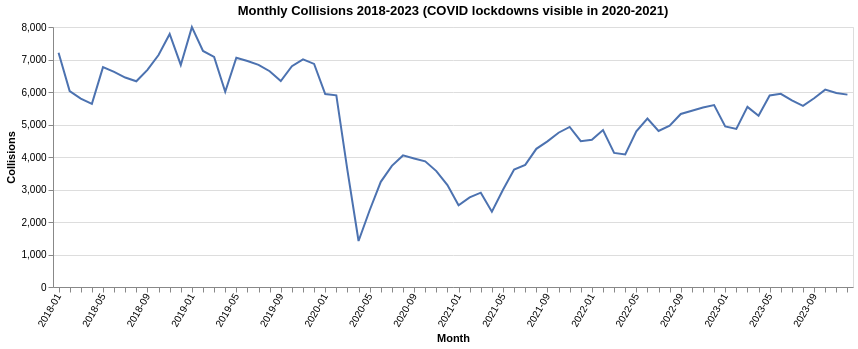

The notebook cell saved with this chart:
### Markdown cell above
## 8. COVID Impact — 2020–2021 Drop

### Code cell
covid_ts = by_month_ts.filter(pl.col("year_month").str.slice(0, 4).cast(pl.Int32).is_between(2018, 2023))
covid_order = covid_ts["year_month"].to_list()

alt.Chart(covid_ts).mark_line(color="#4C72B0").encode(
    x=alt.X(
        "year_month:N",
        sort=covid_order,
        title="Month",
        axis=alt.Axis(labelAngle=-60, labelOverlap=True),
    ),
    y=alt.Y("total_collisions:Q", title="Collisions"),
    tooltip=["year_month", "total_collisions"],
).properties(
    title="Monthly Collisions 2018-2023 (COVID lockdowns visible in 2020-2021)",
    width=800,
    height=260,
)

### Figure 1 — Vega-Lite specification as saved in the notebook (floating-point values rounded to 4 significant figures)
{"config": {"view": {"continuousWidth": 300, "continuousHeight": 300}}, "data": {"name": "data-2a34239f1a4561846fe3ab356d2ddb2a"}, "mark": {"type": "line", "color": "#4C72B0"}, "encoding": {"tooltip": [{"field": "year_month", "type": "nominal"}, {"field": "total_collisions", "type": "quantitative"}], "x": {"axis": {"labelAngle": -60, "labelOverlap": true}, "field": "year_month", "sort": ["2018-01", "2018-02", "2018-03", "2018-04", "2018-05", "2018-06", "2018-07", "2018-08", "2018-09", "2018-10", "2018-11", "2018-12", "2019-01", "2019-02", "2019-03", "2019-04", "2019-05", "2019-06", "2019-07", "2019-08", "2019-09", "2019-10", "2019-11", "2019-12", "2020-01", "2020-02", "2020-03", "2020-04", "2020-05", "2020-06", "2020-07", "2020-08", "2020-09", "2020-10", "2020-11", "2020-12", "2021-01", "2021-02", "2021-03", "2021-04", "2021-05", "2021-06", "2021-07", "2021-08", "2021-09", "2021-10", "2021-11", "2021-12", "2022-01", "2022-02", "2022-03", "2022-04", "2022-05", "2022-06", "2022-07", "2022-08", "2022-09", "2022-10", "2022-11", "2022-12", "2023-01", "2023-02", "2023-03", "2023-04", "2023-05", "2023-06", "2023-07", "2023-08", "2023-09", "2023-10", "2023-11", "2023-12"], "title": "Month", "type": "nominal"}, "y": {"field": "total_collisions", "title": "Collisions", "type": "quantitative"}}, "height": 260, "title": "Monthly Collisions 2018-2023 (COVID lockdowns visible in 2020-2021)", "width": 800, "$schema": "https://vega.github.io/schema/vega-lite/v6.4.1.json", "datasets": {"data-2a34239f1a4561846fe3ab356d2ddb2a": [{"year_month": "2018-01", "total_collisions": 7207, "fatalities": 9, "injury_collisions": 1037, "ftr_collisions": 1126, "pd_collisions": 5186, "pedestrian_involved": 216, "cyclist_involved": 27}, {"year_month": "2018-02", "total_collisions": 6030, "fatalities": 5, "injury_collisions": 788, "ftr_collisions": 1161, "pd_collisions": 4214, "pedestrian_involved": 159, "cyclist_involved": 18}, {"year_month": "2018-03", "total_collisions": 5797, "fatalities": 5, "injury_collisions": 779, "ftr_collisions": 1065, "pd_collisions": 4081, "pedestrian_involved": 158, "cyclist_involved": 36}, {"year_month": "2018-04", "total_collisions": 5637, "fatalities": 3, "injury_collisions": 737, "ftr_collisions": 970, "pd_collisions": 4054, "pedestrian_involved": 119, "cyclist_involved": 35}, {"year_month": "2018-05", "total_collisions": 6766, "fatalities": 7, "injury_collisions": 853, "ftr_collisions": 1174, "pd_collisions": 4879, "pedestrian_involved": 129, "cyclist_involved": 113}, {"year_month": "2018-06", "total_collisions": 6620, "fatalities": 5, "injury_collisions": 924, "ftr_collisions": 1136, "pd_collisions": 4710, "pedestrian_involved": 135, "cyclist_involved": 104}, {"year_month": "2018-07", "total_collisions": 6445, "fatalities": 4, "injury_collisions": 875, "ftr_collisions": 1122, "pd_collisions": 4595, "pedestrian_involved": 123, "cyclist_involved": 109}, {"year_month": "2018-08", "total_collisions": 6330, "fatalities": 4, "injury_collisions": 882, "ftr_collisions": 1132, "pd_collisions": 4459, "pedestrian_involved": 102, "cyclist_involved": 108}, {"year_month": "2018-09", "total_collisions": 6681, "fatalities": 8, "injury_collisions": 895, "ftr_collisions": 1168, "pd_collisions": 4745, "pedestrian_involved": 134, "cyclist_involved": 115}, {"year_month": "2018-10", "total_collisions": 7139, "fatalities": 5, "injury_collisions": 955, "ftr_collisions": 1216, "pd_collisions": 5138, "pedestrian_involved": 183, "cyclist_involved": 68}, {"year_month": "2018-11", "total_collisions": 7786, "fatalities": 6, "injury_collisions": 999, "ftr_collisions": 1150, "pd_collisions": 5788, "pedestrian_involved": 234, "cyclist_involved": 39}, {"year_month": "2018-12", "total_collisions": 6833, "fatalities": 5, "injury_collisions": 788, "ftr_collisions": 1184, "pd_collisions": 5000, "pedestrian_involved": 191, "cyclist_involved": 31}, {"year_month": "2019-01", "total_collisions": 7997, "fatalities": 9, "injury_collisions": 822, "ftr_collisions": 1173, "pd_collisions": 6141, "pedestrian_involved": 150, "cyclist_involved": 11}, {"year_month": "2019-02", "total_collisions": 7264, "fatalities": 3, "injury_collisions": 706, "ftr_collisions": 1022, "pd_collisions": 5660, "pedestrian_involved": 118, "cyclist_involved": 12}, {"year_month": "2019-03", "total_collisions": 7081, "fatalities": 3, "injury_collisions": 744, "ftr_collisions": 1079, "pd_collisions": 5449, "pedestrian_involved": 156, "cyclist_involved": 24}, {"year_month": "2019-04", "total_collisions": 6006, "fatalities": 2, "injury_collisions": 743, "ftr_collisions": 1006, "pd_collisions": 4706, "pedestrian_involved": 120, "cyclist_involved": 42}, {"year_month": "2019-05", "total_collisions": 7056, "fatalities": 2, "injury_collisions": 814, "ftr_collisions": 1277, "pd_collisions": 5601, "pedestrian_involved": 135, "cyclist_involved": 72}, {"year_month": "2019-06", "total_collisions": 6954, "fatalities": 6, "injury_collisions": 851, "ftr_collisions": 1100, "pd_collisions": 5382, "pedestrian_involved": 139, "cyclist_involved": 104}, {"year_month": "2019-07", "total_collisions": 6837, "fatalities": 4, "injury_collisions": 813, "ftr_collisions": 1102, "pd_collisions": 5305, "pedestrian_involved": 128, "cyclist_involved": 114}, {"year_month": "2019-08", "total_collisions": 6639, "fatalities": 9, "injury_collisions": 760, "ftr_collisions": 1091, "pd_collisions": 5084, "pedestrian_involved": 109, "cyclist_involved": 106}, {"year_month": "2019-09", "total_collisions": 6337, "fatalities": 9, "injury_collisions": 767, "ftr_collisions": 938, "pd_collisions": 4823, "pedestrian_involved": 118, "cyclist_involved": 106}, {"year_month": "2019-10", "total_collisions": 6793, "fatalities": 4, "injury_collisions": 845, "ftr_collisions": 1010, "pd_collisions": 5055, "pedestrian_involved": 193, "cyclist_involved": 93}, {"year_month": "2019-11", "total_collisions": 7003, "fatalities": 7, "injury_collisions": 691, "ftr_collisions": 1155, "pd_collisions": 5504, "pedestrian_involved": 181, "cyclist_involved": 57}, {"year_month": "2019-12", "total_collisions": 6865, "fatalities": 6, "injury_collisions": 672, "ftr_collisions": 1165, "pd_collisions": 5338, "pedestrian_involved": 187, "cyclist_involved": 27}, {"year_month": "2020-01", "total_collisions": 5937, "fatalities": 4, "injury_collisions": 636, "ftr_collisions": 1024, "pd_collisions": 4486, "pedestrian_involved": 177, "cyclist_involved": 28}, {"year_month": "2020-02", "total_collisions": 5896, "fatalities": 1, "injury_collisions": 544, "ftr_collisions": 961, "pd_collisions": 4543, "pedestrian_involved": 120, "cyclist_involved": 24}, {"year_month": "2020-03", "total_collisions": 3590, "fatalities": 1, "injury_collisions": 388, "ftr_collisions": 541, "pd_collisions": 2763, "pedestrian_involved": 91, "cyclist_involved": 30}, {"year_month": "2020-04", "total_collisions": 1415, "fatalities": 1, "injury_collisions": 152, "ftr_collisions": 256, "pd_collisions": 1049, "pedestrian_involved": 32, "cyclist_involved": 20}, {"year_month": "2020-05", "total_collisions": 2362, "fatalities": 4, "injury_collisions": 298, "ftr_collisions": 382, "pd_collisions": 1786, "pedestrian_involved": 60, "cyclist_involved": 53}, {"year_month": "2020-06", "total_collisions": 3236, "fatalities": 3, "injury_collisions": 403, "ftr_collisions": 359, "pd_collisions": 2621, "pedestrian_involved": 72, "cyclist_involved": 114}, {"year_month": "2020-07", "total_collisions": 3728, "fatalities": 3, "injury_collisions": 468, "ftr_collisions": 467, "pd_collisions": 2957, "pedestrian_involved": 83, "cyclist_involved": 130}, {"year_month": "2020-08", "total_collisions": 4049, "fatalities": 3, "injury_collisions": 509, "ftr_collisions": 393, "pd_collisions": 3274, "pedestrian_involved": 89, "cyclist_involved": 143}, {"year_month": "2020-09", "total_collisions": 3955, "fatalities": 6, "injury_collisions": 525, "ftr_collisions": 360, "pd_collisions": 3175, "pedestrian_involved": 95, "cyclist_involved": 128}, {"year_month": "2020-10", "total_collisions": 3868, "fatalities": 4, "injury_collisions": 516, "ftr_collisions": 345, "pd_collisions": 3103, "pedestrian_involved": 116, "cyclist_involved": 104}, {"year_month": "2020-11", "total_collisions": 3567, "fatalities": 4, "injury_collisions": 425, "ftr_collisions": 272, "pd_collisions": 2947, "pedestrian_involved": 119, "cyclist_involved": 59}, {"year_month": "2020-12", "total_collisions": 3135, "fatalities": 6, "injury_collisions": 370, "ftr_collisions": 320, "pd_collisions": 2524, "pedestrian_involved": 102, "cyclist_involved": 33}, {"year_month": "2021-01", "total_collisions": 2514, "fatalities": 2, "injury_collisions": 297, "ftr_collisions": 232, "pd_collisions": 2096, "pedestrian_involved": 60, "cyclist_involved": 19}, {"year_month": "2021-02", "total_collisions": 2759, "fatalities": 0, "injury_collisions": 310, "ftr_collisions": 225, "pd_collisions": 2337, "pedestrian_involved": 69, "cyclist_involved": 15}, {"year_month": "2021-03", "total_collisions": 2903, "fatalities": 1, "injury_collisions": 336, "ftr_collisions": 304, "pd_collisions": 2335, "pedestrian_involved": 68, "cyclist_involved": 30}, {"year_month": "2021-04", "total_collisions": 2317, "fatalities": 3, "injury_collisions": 284, "ftr_collisions": 320, "pd_collisions": 1791, "pedestrian_involved": 49, "cyclist_involved": 64}, {"year_month": "2021-05", "total_collisions": 2990, "fatalities": 3, "injury_collisions": 416, "ftr_collisions": 544, "pd_collisions": 2201, "pedestrian_involved": 66, "cyclist_involved": 111}, {"year_month": "2021-06", "total_collisions": 3615, "fatalities": 5, "injury_collisions": 448, "ftr_collisions": 671, "pd_collisions": 2687, "pedestrian_involved": 77, "cyclist_involved": 94}, {"year_month": "2021-07", "total_collisions": 3757, "fatalities": 9, "injury_collisions": 512, "ftr_collisions": 743, "pd_collisions": 2717, "pedestrian_involved": 70, "cyclist_involved": 104}, {"year_month": "2021-08", "total_collisions": 4252, "fatalities": 11, "injury_collisions": 546, "ftr_collisions": 827, "pd_collisions": 3144, "pedestrian_involved": 78, "cyclist_involved": 131}, {"year_month": "2021-09", "total_collisions": 4480, "fatalities": 4, "injury_collisions": 618, "ftr_collisions": 755, "pd_collisions": 3336, "pedestrian_involved": 124, "cyclist_involved": 140}, {"year_month": "2021-10", "total_collisions": 4747, "fatalities": 11, "injury_collisions": 607, "ftr_collisions": 736, "pd_collisions": 3600, "pedestrian_involved": 130, "cyclist_involved": 97}, {"year_month": "2021-11", "total_collisions": 4926, "fatalities": 4, "injury_collisions": 566, "ftr_collisions": 654, "pd_collisions": 3863, "pedestrian_involved": 145, "cyclist_involved": 61}, {"year_month": "2021-12", "total_collisions": 4485, "fatalities": 7, "injury_collisions": 473, "ftr_collisions": 389, "pd_collisions": 3784, "pedestrian_involved": 125, "cyclist_involved": 27}, {"year_month": "2022-01", "total_collisions": 4533, "fatalities": 3, "injury_collisions": 386, "ftr_collisions": 381, "pd_collisions": 3966, "pedestrian_involved": 87, "cyclist_involved": 8}, {"year_month": "2022-02", "total_collisions": 4831, "fatalities": 4, "injury_collisions": 354, "ftr_collisions": 227, "pd_collisions": 4318, "pedestrian_involved": 86, "cyclist_involved": 16}, {"year_month": "2022-03", "total_collisions": 4125, "fatalities": 5, "injury_collisions": 422, "ftr_collisions": 377, "pd_collisions": 3532, "pedestrian_involved": 99, "cyclist_involved": 42}, {"year_month": "2022-04", "total_collisions": 4081, "fatalities": 5, "injury_collisions": 454, "ftr_collisions": 464, "pd_collisions": 3359, "pedestrian_involved": 92, "cyclist_involved": 62}, {"year_month": "2022-05", "total_collisions": 4790, "fatalities": 3, "injury_collisions": 533, "ftr_collisions": 541, "pd_collisions": 3971, "pedestrian_involved": 95, "cyclist_involved": 122}, {"year_month": "2022-06", "total_collisions": 5182, "fatalities": 4, "injury_collisions": 589, "ftr_collisions": 538, "pd_collisions": 4099, "pedestrian_involved": 91, "cyclist_involved": 139}, {"year_month": "2022-07", "total_collisions": 4800, "fatalities": 8, "injury_collisions": 528, "ftr_collisions": 624, "pd_collisions": 3906, "pedestrian_involved": 87, "cyclist_involved": 113}, {"year_month": "2022-08", "total_collisions": 4963, "fatalities": 8, "injury_collisions": 591, "ftr_collisions": 427, "pd_collisions": 4093, "pedestrian_involved": 101, "cyclist_involved": 121}, {"year_month": "2022-09", "total_collisions": 5323, "fatalities": 4, "injury_collisions": 570, "ftr_collisions": 375, "pd_collisions": 4461, "pedestrian_involved": 112, "cyclist_involved": 121}, {"year_month": "2022-10", "total_collisions": 5425, "fatalities": 0, "injury_collisions": 608, "ftr_collisions": 362, "pd_collisions": 4481, "pedestrian_involved": 140, "cyclist_involved": 110}, {"year_month": "2022-11", "total_collisions": 5523, "fatalities": 5, "injury_collisions": 552, "ftr_collisions": 358, "pd_collisions": 4682, "pedestrian_involved": 142, "cyclist_involved": 83}, {"year_month": "2022-12", "total_collisions": 5597, "fatalities": 1, "injury_collisions": 467, "ftr_collisions": 593, "pd_collisions": 4631, "pedestrian_involved": 139, "cyclist_involved": 36}, {"year_month": "2023-01", "total_collisions": 4943, "fatalities": 4, "injury_collisions": 448, "ftr_collisions": 684, "pd_collisions": 4041, "pedestrian_involved": 137, "cyclist_involved": 29}, {"year_month": "2023-02", "total_collisions": 4864, "fatalities": 1, "injury_collisions": 378, "ftr_collisions": 644, "pd_collisions": 4053, "pedestrian_involved": 140, "cyclist_involved": 27}, {"year_month": "2023-03", "total_collisions": 5543, "fatalities": 1, "injury_collisions": 408, "ftr_collisions": 901, "pd_collisions": 4538, "pedestrian_involved": 106, "cyclist_involved": 45}, {"year_month": "2023-04", "total_collisions": 5271, "fatalities": 3, "injury_collisions": 448, "ftr_collisions": 1077, "pd_collisions": 3814, "pedestrian_involved": 101, "cyclist_involved": 78}, {"year_month": "2023-05", "total_collisions": 5893, "fatalities": 5, "injury_collisions": 615, "ftr_collisions": 1103, "pd_collisions": 4205, "pedestrian_involved": 91, "cyclist_involved": 132}, {"year_month": "2023-06", "total_collisions": 5945, "fatalities": 3, "injury_collisions": 916, "ftr_collisions": 1264, "pd_collisions": 3806, "pedestrian_involved": 113, "cyclist_involved": 155}, {"year_month": "2023-07", "total_collisions": 5741, "fatalities": 7, "injury_collisions": 902, "ftr_collisions": 1245, "pd_collisions": 3626, "pedestrian_involved": 92, "cyclist_involved": 157}, {"year_month": "2023-08", "total_collisions": 5574, "fatalities": 1, "injury_collisions": 858, "ftr_collisions": 1273, "pd_collisions": 3477, "pedestrian_involved": 106, "cyclist_involved": 134}, {"year_month": "2023-09", "total_collisions": 5809, "fatalities": 3, "injury_collisions": 927, "ftr_collisions": 1197, "pd_collisions": 3717, "pedestrian_involved": 109, "cyclist_involved": 181}, {"year_month": "2023-10", "total_collisions": 6073, "fatalities": 5, "injury_collisions": 956, "ftr_collisions": 1250, "pd_collisions": 3894, "pedestrian_involved": 169, "cyclist_involved": 158}, {"year_month": "2023-11", "total_collisions": 5967, "fatalities": 6, "injury_collisions": 883, "ftr_collisions": 1256, "pd_collisions": 3840, "pedestrian_involved": 143, "cyclist_involved": 100}, {"year_month": "2023-12", "total_collisions": 5919, "fatalities": 6, "injury_collisions": 860, "ftr_collisions": 1274, "pd_collisions": 3804, "pedestrian_involved": 214, "cyclist_involved": 65}]}}
